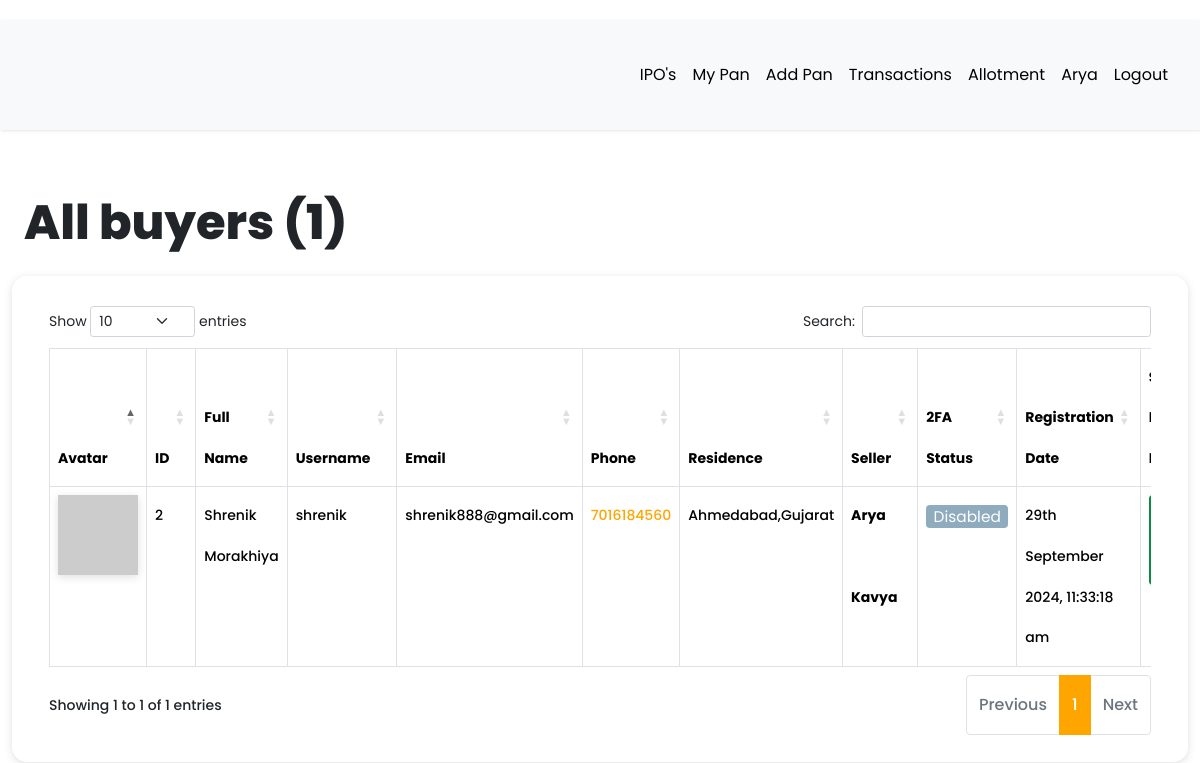
/dashboard/all-buyers (signed in), run on the app's committed database.
### app/models.py (models this page shows, shortened)
class User(db.Model, UserMixin):
    __tablename__ = "user"
    id = db.Column(db.Integer, primary_key=True)
    first_name = db.Column(db.String(64), index=True, default="First Name", nullable=False)
    last_name = db.Column(db.String(64), index=True, nullable=True)
    username = db.Column(db.String(64), index=True, unique=True, nullable=False)
    email = db.Column(db.String(128), index=True, nullable=False)
    password_hash = db.Column(db.String(128))
    confirm_password = db.Column(db.String(128))
    phone_number = db.Column(db.String(20), nullable=False, unique = True)
    verification_phone = db.Column(db.String(20))
    active = db.Column(db.Boolean, nullable=False, default=True)
    delete_account = db.Column(db.Boolean, default=False)
    registered_at = db.Column(db.DateTime, default=datetime.utcnow, nullable=False)
    emails = db.relationship("Email", backref="author", lazy="dynamic")
    type = db.Column(db.String(64))
    __mapper_args__ = {"polymorphic_identity": "user", "polymorphic_on": "type"}
    def two_factor_enabled(self):
        return self.verification_phone is not None
    @property
    def is_active(self):
        return self.active
    def avatar(self, size):
        digest = md5(self.email.lower().encode("utf-8")).hexdigest()
        return f"https://www.gravatar.com/avatar/{digest}?d=identicon&s={size}"

class Buyer(User):
    __tablename__ = "buyer"
    id = db.Column(
        db.Integer,
        db.ForeignKey("user.id", ondelete="CASCADE", name="fk_buyer_user_id"),  # Explicit FK name
        primary_key=True
    )
    current_residence = db.Column(db.String(64), default="Ahmedabad, Gujarat")
    __mapper_args__ = {"polymorphic_identity": "buyer", "polymorphic_load": "inline"}

class Seller(User):
    __tablename__ = "seller"
    id = db.Column(
        db.Integer,
        db.ForeignKey("user.id", ondelete="CASCADE", name="fk_seller_user_id"),  # Explicit FK name
        primary_key=True
    )
    current_residence = db.Column(db.String(64), default="Ahmedabad, Gujarat")
    buyer_id = db.Column(db.Integer, db.ForeignKey("buyer.id", ondelete="CASCADE"))
    buyer = db.relationship(
        "Buyer", backref="buyer", foreign_keys=[buyer_id], passive_deletes=True
    )
    __mapper_args__ = {"polymorphic_identity": "seller", "polymorphic_load": "inline"}

### app/routes.py (the view)
@app.route("/dashboard/all-buyers")
@login_required
def all_buyers():
    try:
        buyers = Buyer.query.all()
        all_registered_buyers = len(buyers)
        return render_template(
            "admin/all_buyers.html",
            title="All buyers",
            buyers=buyers,
            all_registered_buyers=all_registered_buyers,
        )
    except Exception as e:
        print(f"An error occurred: {e}")
        return f"Error : {e}", 400

### app/models.py (called while the page is built)
@login.user_loader
def load_user(id):
    return User.query.get(int(id))

### app/templates/admin/all_buyers.html (shortened to what this page needs)
{% extends 'base.html' %}
{% block current_user_content %}
    <div class="container-fluid content">
        <div class="row">
            <div class="col-md-12">
                <h1 class="mt-4 mb-4">{{ title }} ({{ all_registered_buyers }})</h1>
            </div>
        </div>
        <div class="row users">
            <div class="col-md-12">
                <div class="table-responsive">
                    <table id="data" class="table table-hover table-bordered">
                        <thead>
                            <tr>
                                <th>Avatar</th>
                                <th>ID</th>
                                <th>Full Name</th>
                                <th>Username</th>
                                <th>Email</th>
                                <th>Phone</th>
                                <th>Residence</th>
                                <th>Seller</th>
                                <th>2FA Status</th>
                                <th>Registration Date</th>
                                <th>Send Private Email</th>
                            </tr>
                        </thead>
                        <tbody>
                            {% for buyer in buyers %}
                                <tr>
                                    <td><img src="{{ buyer.avatar(25) }}"></td>
                                    <td>{{ buyer.id }}</td>
                                    <td>{{ buyer.first_name }} {{ buyer.last_name }}</td>
                                    <td>{{ buyer.username }}</td>
                                    <td>{{ buyer.email }}</td>
                                    <td><a href="https://wa.me/{{ buyer.phone_number | replace('+', '') }}?text=Hello%20From%20KavyaArya" target="_blank">{{ buyer.phone_number }}</a></td>
                                    <td>{{ buyer.current_residence }}</td>
                                    <td>
                                        {% for child in buyer.buyer %}
                                            <strong>{{ child.first_name }} {{ child.last_name }}</strong> <br><br>
                                        {% endfor %}
                                    </td>
                                    {% if buyer.two_factor_enabled() %}
                                        <td><span class="label label-info"> Enabled </span></td>
                                    {% else %}
                                        <td><span class="label label-info"> Disabled </span></td>
                                    {% endif %}
                                    <td>{{ moment(buyer.registered_at).format('Do MMMM YYYY, h:mm:ss a') }}</td>
                                    <td>
                                        {% if buyer.email == current_user.email %}
                                            <a
                                                href=" {{ url_for('compose_direct_email_to_buyer', email=buyer.email) }} "
                                                class="btn link_disabled"
                                                style="background-color: #0d8a41; color: white;">
                                                Send Private Email
                                            </a>
                                        {% else %}
                                            <a
                                                href=" {{ url_for('compose_direct_email_to_buyer', email=buyer.email) }} "
                                                class="btn"
                                                style="background-color: #0d8a41; color: white;">
                                            </a>
                                        {% endif %}
                                    </td>
                                </tr>
                            {% endfor %}
                        </tbody>
                    </table>
                </div>
            </div>
        </div>
    </div>
{% endblock %}

### app/templates/base.html (shortened to what this page needs)
<!DOCTYPE html>
<html lang="eng">
<head>
  <link rel="stylesheet" href="https://cdnjs.cloudflare.com/ajax/libs/intl-tel-input/16.0.4/css/intlTelInput.css">
  <link rel="stylesheet" type="text/css" href="https://cdn.datatables.net/1.10.25/css/dataTables.bootstrap5.css">
  <link rel="stylesheet" href="{{ url_for('static', filename='css/navbar.css') }}">
  {% if current_user.is_authenticated %}
  <link rel="stylesheet" type="text/css" href="{{ url_for('static', filename='css/custom_current_user.css') }}"
    alt="52 Not available at this momoent">
  <link href="https://cdn.jsdelivr.net/npm/bootstrap@5.3.3/dist/css/bootstrap.min.css" rel="stylesheet"
>
  <link rel="stylesheet" href="{{ url_for('static', filename='css/main.css') }}">
  <link rel="stylesheet"
    href="https://cdnjs.cloudflare.com/ajax/libs/malihu-custom-scrollbar-plugin/3.1.5/jquery.mCustomScrollbar.min.css">
  {% endif %}
</head>
<body>
    {% if current_user.is_authenticated %}
    {% if current_user.is_active %}
    <div class="wrapper">
      <div id="content">
        <nav class="navbar navbar-expand-lg navbar-light bg-light">
          <div class="container-fluid">
            {% if current_user.type == "seller" %}
            <div class="collapse navbar-collapse" id="navbarSupportedContent">
              <ul class="nav navbar-nav ms-auto">
                <li class="nav-item">
                  <a class="nav-link {{ 'link_disabled' if request.endpoint == 'view_product' else '' }}"
                    href="{{ url_for('view_product') }}" alt="459 Not available at this moment">IPO's</a>
                </li>
                <li class="nav-item">
                  <a class="nav-link {{ 'link_disabled' if request.endpoint == 'all_pan' else '' }}"
                    href="{{ url_for('all_pan') }}" alt="459 Not available at this moment">My Pan</a>
                </li>
                <li class="nav-item">
                  <a class="nav-link {{ 'link_disabled' if request.endpoint == 'add_pan' else '' }}"
                    href="{{ url_for('add_pan') }}" alt="459 Not available at this moment">Add Pan</a>
                </li>
                <li class="nav-item">
                  <a class="nav-link {{ 'link_disabled' if request.endpoint == 'all_transaction' else '' }}"
                    href="{{ url_for('all_transaction') }}" alt="459 Not available at this moment">Transactions</a>
                </li>
                <li class="nav-item">
                  <a class="nav-link {{ 'link_disabled' if request.endpoint == 'checking_allotment' else '' }}"
                    href="{{ url_for('checking_allotment') }}" alt="459 Not available at this moment">Allotment</a>
                </li>
                <li class="nav-item ">
                  <a class="nav-link {{ 'link_disabled' if request.endpoint == 'dashboard' else '' }}"
                    href="{{ url_for('dashboard') }}" alt="459 Not available at this moment">{{ current_user.username
                    }}</a>
                </li>
                <li class="nav-item">
                  <a class="nav-link {{ 'link_disabled' if request.endpoint == 'logout' else '' }}"
                    href="{{ url_for('logout') }}" alt="459 Not available at this moment">Logout</a>
                </li>
              </ul>
            </div>
            {% endif %}
        </nav>
        {% block current_user_content %}
        {% endblock %}
      </div>
    </div>
    {% endif %}
    {% endif %}
</body>
</html>

### app/static/css/navbar.css (style rules this page uses)
:root { --default-primary: #90f188; --default-secondary: #0f1d07; --container-gutter: clamp(2.5rem, 2.6455026455vw, 3.325rem); --theme-primary: var(--default-primary); --theme-secondary: var(--default-secondary); }

### app/static/css/custom_current_user.css (style rules this page uses)
body { font-family: 'Poppins', sans-serif; background: #fafafa; }
a, a:hover, a:focus { color: inherit; text-decoration: none; transition: all 0.3s; }
.navbar { padding: 15px 10px; background: #fff; border: none; border-radius: 0; margin-bottom: 40px; box-shadow: 1px 1px 3px #0000001a; }
.wrapper { display: flex; width: 100%; }
#content { width: calc(100%); padding-top: 20px; padding-bottom: 20px; min-height: 100vh; transition: all 0.3s; position: absolute; top: 0; right: 0; }
.users { margin-bottom: 25px; padding: 25px; border-radius: 15px; box-shadow: #63636333 0px 2px 8px 0px; }
.btn { display: inline-block; font-weight: 400; line-height: 0.5; color: #575555; text-align: center; text-decoration: none; vertical-align: middle; cursor: pointer; -webkit-user-select: none; -moz-user-select: none; -ms-user-select: none; user-select: none; background-color: #c2c2c2; border: 1px solid transparent; padding: 0.8rem 0.8rem; font-size: 1.1em; border-radius: 0.25rem; transition: color 0.15s ease-in-out, background-color 0.15s ease-in-out, border-color 0.15s ease-in-out, box-shadow 0.15s ease-in-out; }
.label { display: inline-block; font-weight: 400; line-height: 0.5; text-align: center; text-decoration: none; vertical-align: middle; cursor: pointer; -webkit-user-select: none; -moz-user-select: none; -ms-user-select: none; user-select: none; background-color: #e2e2e2; border: 1px solid transparent; padding: 0.4rem 0.4rem; font-size: 1.1em; border-radius: 0.25rem; transition: color 0.15s ease-in-out, background-color 0.15s ease-in-out, border-color 0.15s ease-in-out, box-shadow 0.15s ease-in-out; }
.label-info { background-color: #8fabbe; }
.label-info, .label-success, .label-warning, .label-danger, .label-info:hover, .label-success:hover, .label-warning:hover, .label-danger:hover { color: white; }
img { box-shadow: #63636333 0px 2px 8px 0px; }

### data on the page
User: username "Arya"
Buyer: id "2", first_name "Shrenik", last_name "Morakhiya", username "shrenik", email "shrenik888@gmail.com", phone_number "7016184560", current_residence "Ahmedabad,Gujarat"
Seller: first_name "Arya"
Seller: first_name "Kavya"
User: registered_at "29th September 2024, 11:33:18 am"

### other printed values
{{ title }} "All buyers"
{{ all_registered_buyers }} "1"
